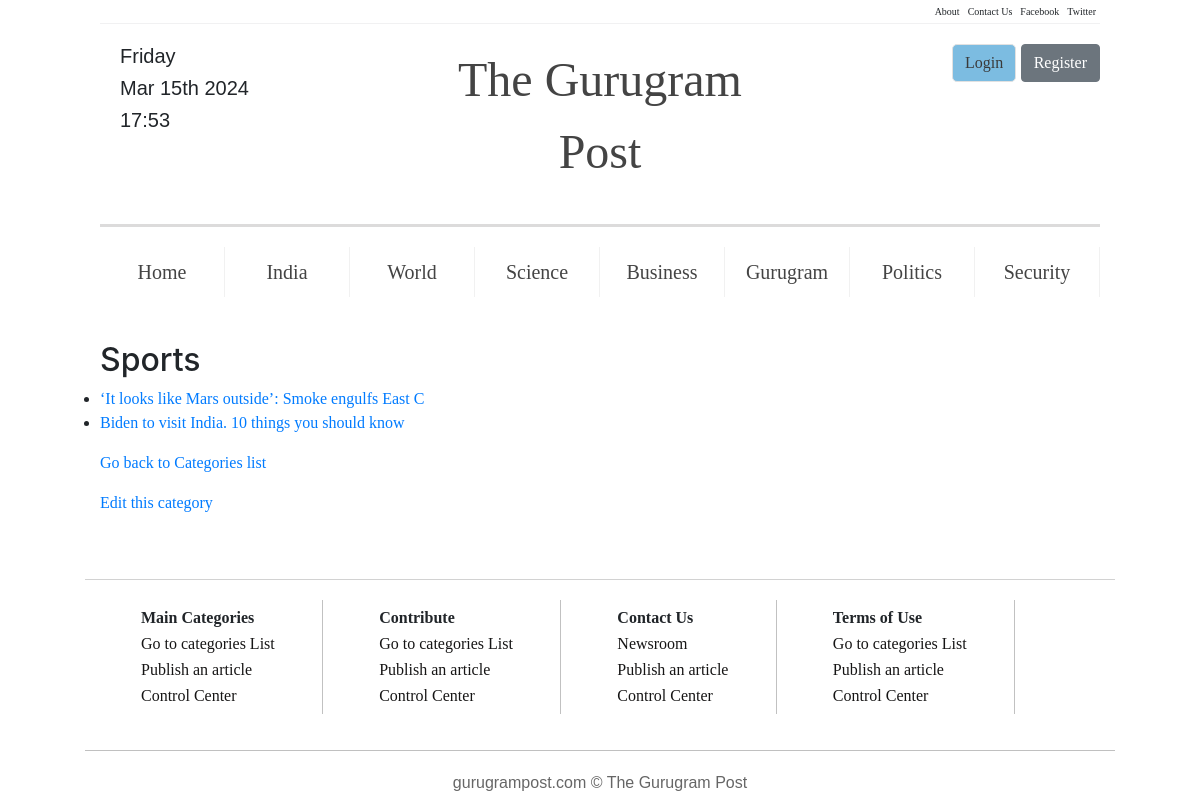
Page /blog/category/sports on the earlier database version.
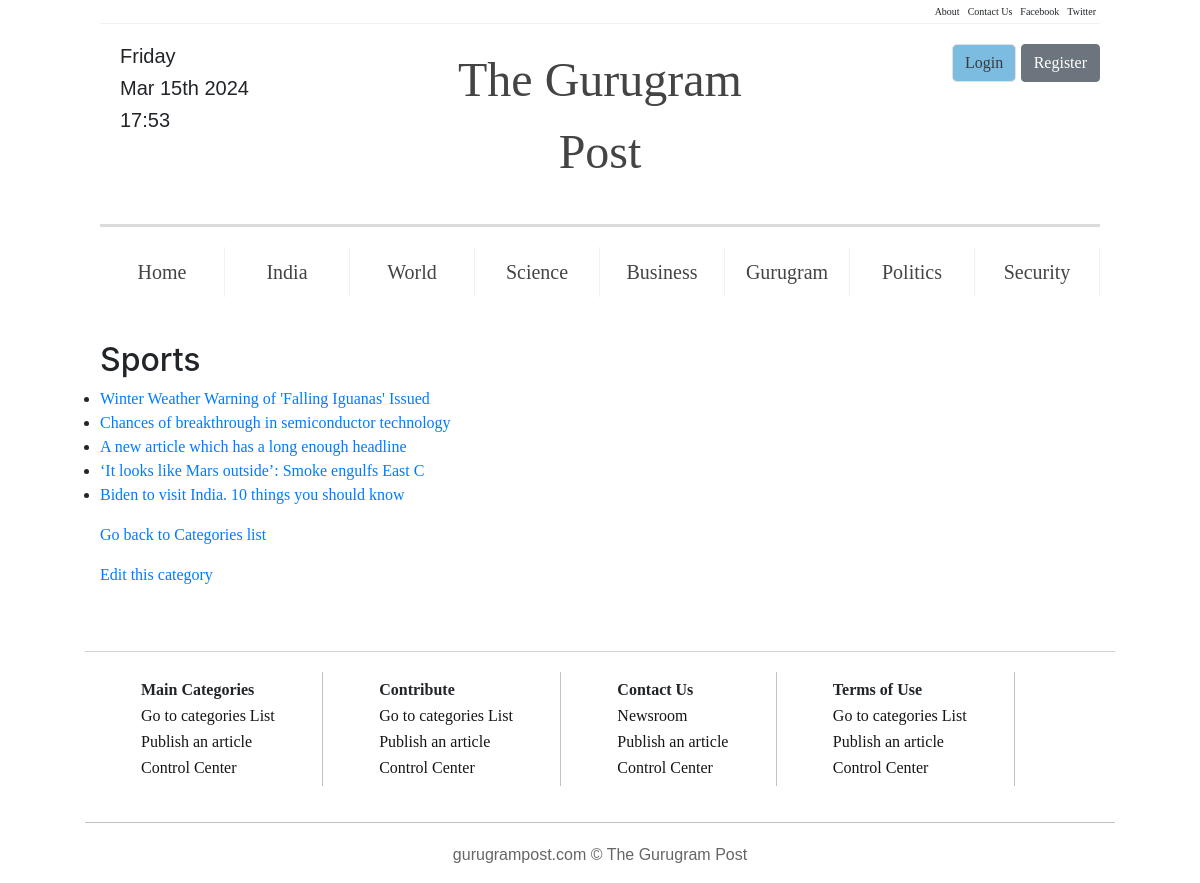
Same page on the later database version.
### Blog/models.py (models this page shows, shortened)
class Article(models.Model):
    title=models.CharField(max_length=100)
    date_pub=models.DateTimeField("Published DateTime",auto_now_add=True) #auto_now_add is for adding date when first created, not whenever updated
    author=models.ForeignKey(get_user_model(),on_delete=models.CASCADE)
    cat=models.ManyToManyField("Category",verbose_name="Category")
    text=RichTextField()
    img=models.ImageField(verbose_name='Cover Image',null=True,blank=True)
    slug=models.SlugField(max_length=50, unique_for_month="date_pub")    #must include only lowercase alphanumeric characters and dashes
    updated_at=models.DateTimeField("Updated on",auto_now=True)
    featured=models.BooleanField(verbose_name='Home Page(Featured)',default=False)
    section=models.ForeignKey('Section',on_delete=models.CASCADE,default=None,null=True)
    class Meta:
        ordering = ('-date_pub',)

### Blog/views.py (the view)
# urls.py: path('category/<slug:slug>', views.cat_detail, name='cat_detail'),
def cat_detail(request,slug):
    template="Blog/cat_detail.html"
    cat=Category.objects.get(slug__iexact=slug)
    ctx={"cat":cat}
    return render(request,template,ctx)

### Blog/templates/Blog/cat_detail.html (shortened to what this page needs)
{% extends "Blog/base.html" %}
{% block content %}
<h2>{{cat.cat_name|title}}</h2>
<ul>
    {% for art in cat.article_set.all %}
   <li>
    <a href="{% url 'blog:article_detail' art.date_pub.year art.date_pub.month art.slug %}">{{art.title}}</a>
   </li>
   {%endfor%}
</ul>
<p><a href="{% url 'blog:cat_list' %}">Go back to Categories list</a></p>
<p><a href="{% url 'blog:category_update' cat.slug %}">Edit this category</a></p>
{% endblock %}

Differences in the rows shown:
added Article: title "Winter Weather Warning of 'Falling Iguanas' Issued"
added Article: title "Chances of breakthrough in semiconductor technology"
added Article: title "A new article which has a long enough headline"
